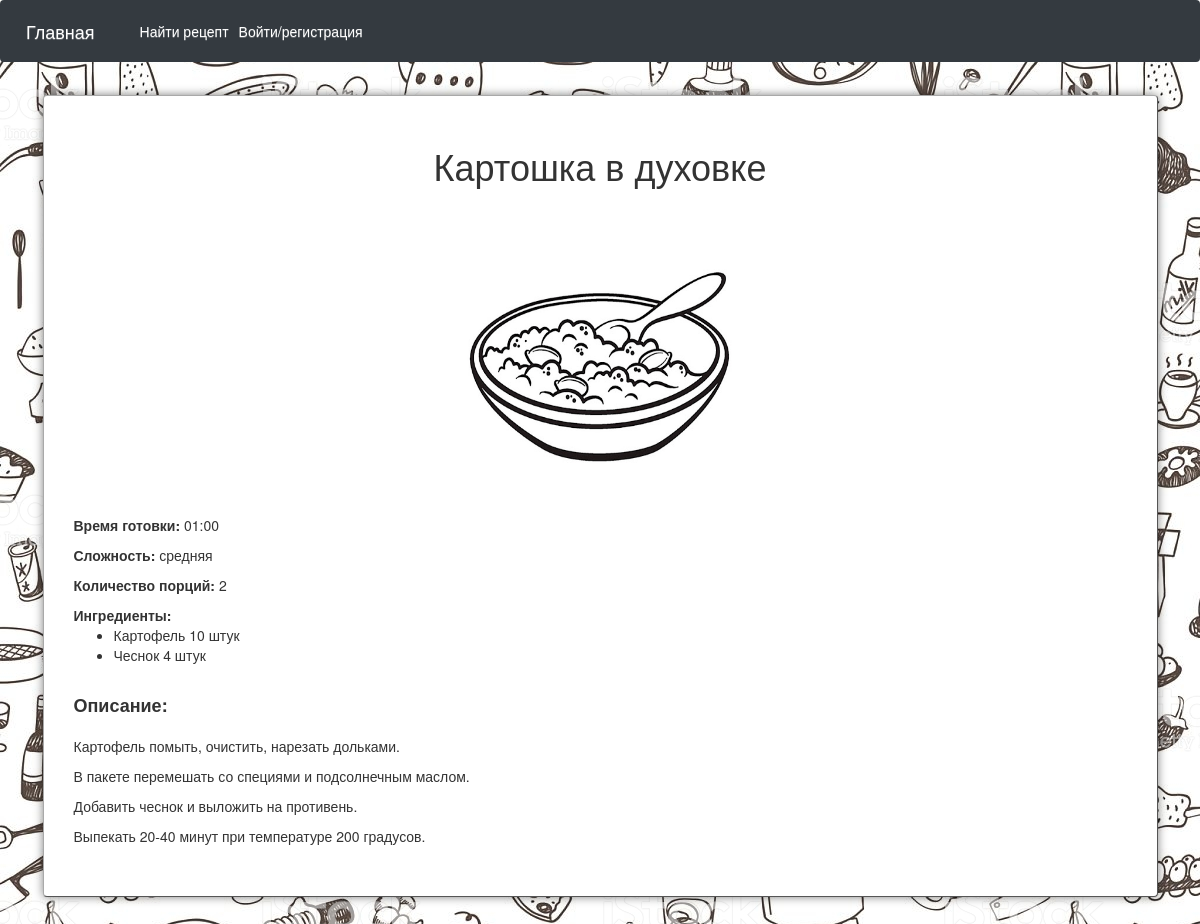
Page /recipes/show_recipe?id=2 on the earlier database version.
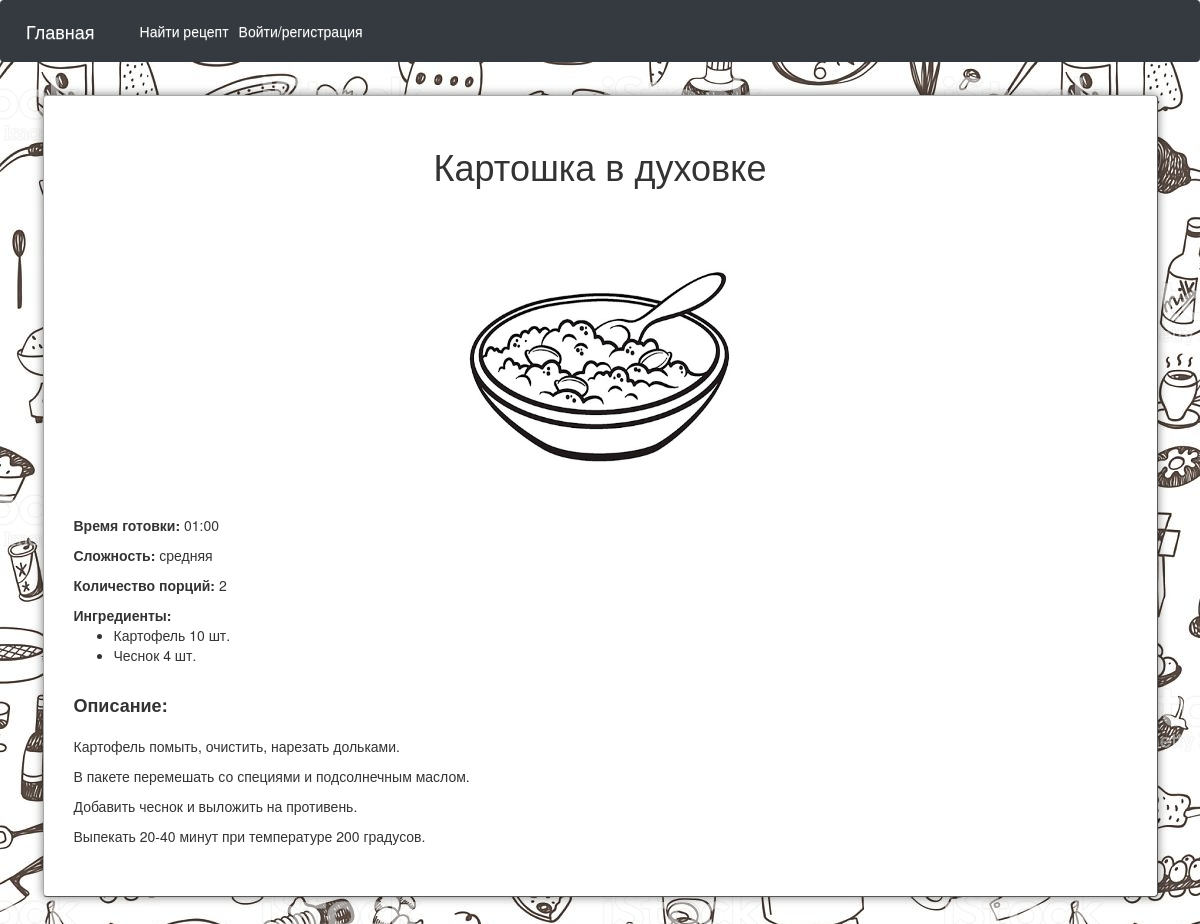
Same page on the later database version.
### db_models.py (models this page shows)
class BaseModel(Model):
    class Meta:
        database = db

class IngredientsInRecipes(BaseModel):
    recipes = ForeignKeyField(Recipes, backref='recipe')
    ingredients = ForeignKeyField(Ingredients, backref='ingredient')
    measure = ForeignKeyField(Directory, backref='measure')
    number = FloatField(null=True)

class Directory(BaseModel):
    name_directory = ForeignKeyField(NameDirectory, backref='name_directory')
    tech_name = TextField()
    ru_name = TextField()
    default = BooleanField(default=False, null=True)
    is_published = BooleanField(default=True, null=True)

class Ingredients(BaseModel):
    name = TextField()

### routes.py (the view)
    def response_wrap(*args, **kwargs):
        res = foo(*args, **kwargs)
        return res if res else render_template_my('errors/page_404.html')

### py_files/render_template.py (called while the page is built)
def render_template_my(template, **kwargs):
    kwargs['user_id'] = session.get('user_id', None)
    return render_template(template, **kwargs)

### routes.py (called while the page is built)
def check_response(foo):
    def response_wrap(*args, **kwargs):
        res = foo(*args, **kwargs)
        return res if res else render_template_my('errors/page_404.html')
    return response_wrap

def get_param(commands, index):
    try:
        return commands[index]
    except:
        return None

@blueprint.route('/<path:command>', methods=['GET', 'POST', 'PUT', 'DELETE'])
@check_response
def routes(command):
    try:
        command = command.split("/")
        route = get_param(command, 0)
        param1 = get_param(command, 1)
        param2 = get_param(command, 2)
        if route == 'recipes':
            return Recipes_().view(param1)
        if route == 'user':
            return User().view(param1)
        else:
            return render_template_my('errors/page_404.html')
    except Exception as ex:
        print(ex)

### app/templates/recipes/show_recipe.html
{% extends "base.html" %}
{% block body %}
    <div class="panel panel-frames">
        <div class="panel-margin">
            <div class="row">
                <div class="col-xs-12 col-md-12 col-lg-12" style="text-align: center; margin-bottom: 10px;">
                    <h1>{{ data.recipe[0].name }}</h1>
                </div>
                <div class="col-xs-12 col-md-12 col-lg-12" style="text-align: center; margin-bottom: 10px;">
                    {% if not data.recipe[0].file_name %}
                        <img src="{{ url_for('static', filename='images/eda.jpg') }}" alt="фото" width="300"
                             height="300" class="img-max-width">
                    {% else %}
                        <img src="{{ url_for('static', filename='images/recipe_img/{}/{}.{}'.format(data.recipe[0].user, data.recipe[0].file_name, data.recipe[0].type_file) ) }}"
                             alt="фото" height="300" class="img-max-width">
                    {% endif %}
                </div>
                <div class="col-xs-12 col-md-12 col-lg-12" style="margin-bottom: 10px;">
                    <b>Время готовки:</b> {{ data.recipe[0].cooking_time.strftime('%H:%M') }}
                </div>
                <div class="col-xs-12 col-md-12 col-lg-12" style="margin-bottom: 10px;">
                    <b>Сложность:</b> {{ data.recipe[0].complexity_ }}
                </div>
                <div class="col-xs-12 col-md-12 col-lg-12" style="margin-bottom: 10px;">
                    <b>Количество порций:</b> {{ data.recipe[0].number_of_servings }}
                </div>
                <div class="col-xs-12 col-md-12 col-lg-12" style="margin-bottom: 10px;">
                    <b>Ингредиенты:</b>
                    <div>
                        <ul>
                            {% for ingredient in data.ingredients %}
                                <li>{{ ingredient.ingredient }} {{ ingredient.number if ingredient.number != ingredient.number|int else ingredient.number|int }} {{ ingredient.measure_ }}</li>
                            {% endfor %}
                        </ul>
                    </div>
                </div>
                <div class="col-xs-12 col-md-12 col-lg-12" style=" margin-bottom: 10px;">
                    <h4><b>Описание:</b></h4>
                </div>
                <div class="col-xs-12 col-md-12 col-lg-12" style=" margin-bottom: 10px;">
                    {{ data.recipe[0].description|safe }}
                </div>
            </div>
        </div>
    </div>
{% endblock %}

Differences in the rows shown:
changed through a linked row, IngredientsInRecipes "Картофель": measure_ "штук" → "шт."
changed through a linked row, IngredientsInRecipes "Чеснок": measure_ "штук" → "шт."
